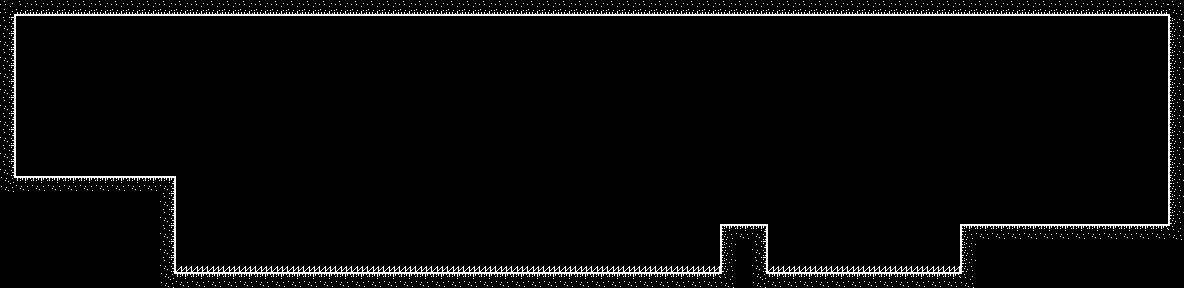

Tiled map render using the project's own tile images. Description and the whole map definition, tile-layer contents included, below:
An orthogonal 74x18 tile map with 16x16 px tiles, 1 tile layer ( ), 2 tilesets and 17 objects (2x RedBrick, 2x G, 2x R, NextStage, Start).

<map version="1.10" tiledversion="1.10.2" orientation="orthogonal" renderorder="right-down" width="74" height="18" tilewidth="16" tileheight="16" infinite="0" nextlayerid="8" nextobjectid="18">
 <tileset firstgid="1" source="amproject.tsx" />
 <tileset firstgid="50" source="dragonheart.tsx" />
 <objectgroup id="2" name="Grounds" locked="1">
  <object id="11" x="0" y="176" width="176" height="112" />
  <object id="12" x="160" y="272" width="816" height="8" />
  <object id="13" x="960" y="224" width="224" height="64" />
  <object id="14" x="1168" y="0" width="8" height="240" />
  <object id="15" x="0" y="8" width="1184" height="8" />
  <object id="16" x="8" y="0" width="8" height="192" />
  <object id="17" x="720" y="224" width="48" height="64" />
 </objectgroup>
 <objectgroup id="3" name="Objects" locked="1">
  <object id="8" name="NextStage" x="66.6667" y="162.667">
   <properties>
    <property name="class" value="scenePortal" />
    <property name="scene" value="LevelGreenZoneM3" />
   </properties>
   <point />
  </object>
 </objectgroup>
 <objectgroup id="7" name="OneWays" locked="1" />
 <objectgroup id="4" name="Bricks" locked="1">
  <object id="2" name="RedBrick" x="1024" y="128" width="48" height="96">
   <properties>
    <property name="color" value="red" />
   </properties>
  </object>
  <object id="3" name="RedBrick" x="832" y="224" width="32" height="48">
   <properties>
    <property name="color" value="red" />
   </properties>
  </object>
  <object id="4" name="G" x="608" y="224" width="48" height="48">
   <properties>
    <property name="color" value="green" />
   </properties>
  </object>
  <object id="5" name="G" x="384" y="224" width="48" height="48">
   <properties>
    <property name="color" value="green" />
   </properties>
  </object>
  <object id="6" name="R" x="256" y="208" width="48" height="64">
   <properties>
    <property name="color" value="red" />
   </properties>
  </object>
  <object id="7" name="R" x="496" y="224" width="48" height="48">
   <properties>
    <property name="color" value="red" />
   </properties>
  </object>
 </objectgroup>
 <objectgroup id="5" name="Spikes" locked="1">
  <object id="9" x="176" y="266.417" width="543.333" height="7.08333" />
  <object id="10" x="768" y="266" width="191.75" height="6.5" />
 </objectgroup>
 <objectgroup id="6" name="Start" locked="1">
  <object id="1" name="Start" x="1128" y="224">
   <point />
  </object>
 </objectgroup>
 <layer id="1" name=" " width="74" height="18" locked="1">
  <data encoding="csv">
1,30,30,30,30,30,30,30,30,30,30,30,30,30,30,30,30,30,30,30,30,30,30,30,30,30,30,30,30,30,30,30,30,30,30,30,30,30,30,30,30,30,30,30,30,30,30,30,30,30,30,30,30,30,30,30,30,30,30,30,30,30,30,30,30,30,30,30,30,30,30,30,30,2,
24,0,0,0,0,0,0,0,0,0,0,0,0,0,0,0,0,0,0,0,0,0,0,0,0,0,0,0,0,0,0,0,0,0,0,0,0,0,0,0,0,0,0,0,0,0,0,0,0,0,0,0,0,0,0,0,0,0,0,0,0,0,0,0,0,0,0,0,0,0,0,0,0,22,
24,0,0,0,0,0,0,0,0,0,0,0,0,0,0,0,0,0,0,0,0,0,0,0,0,0,0,0,0,0,0,0,0,0,0,0,0,0,0,0,0,0,0,0,0,0,0,0,0,0,0,0,0,0,0,0,0,0,0,0,0,0,0,0,0,0,0,0,0,0,0,0,0,22,
24,0,0,0,0,0,0,0,0,0,0,0,0,0,0,0,0,0,0,0,0,0,0,0,0,0,0,0,0,0,0,0,0,0,0,0,0,0,0,0,0,0,0,0,0,0,0,0,0,0,0,0,0,0,0,0,0,0,0,0,0,0,0,0,0,0,0,0,0,0,0,0,0,22,
24,0,0,0,0,0,0,0,0,0,0,0,0,0,0,0,0,0,0,0,0,0,0,0,0,0,0,0,0,0,0,0,0,0,0,0,0,0,0,0,0,0,0,0,0,0,0,0,0,0,0,0,0,0,0,0,0,0,0,0,0,0,0,0,0,0,0,0,0,0,0,0,0,22,
24,0,0,0,0,0,0,0,0,0,0,0,0,0,0,0,0,0,0,0,0,0,0,0,0,0,0,0,0,0,0,0,0,0,0,0,0,0,0,0,0,0,0,0,0,0,0,0,0,0,0,0,0,0,0,0,0,0,0,0,0,0,0,0,0,0,0,0,0,0,0,0,0,22,
24,0,0,0,0,0,0,0,0,0,0,0,0,0,0,0,0,0,0,0,0,0,0,0,0,0,0,0,0,0,0,0,0,0,0,0,0,0,0,0,0,0,0,0,0,0,0,0,0,0,0,0,0,0,0,0,0,0,0,0,0,0,0,0,0,0,0,0,0,0,0,0,0,22,
24,0,0,0,0,0,0,0,0,0,0,0,0,0,0,0,0,0,0,0,0,0,0,0,0,0,0,0,0,0,0,0,0,0,0,0,0,0,0,0,0,0,0,0,0,0,0,0,0,0,0,0,0,0,0,0,0,0,0,0,0,0,0,0,0,0,0,0,0,0,0,0,0,22,
24,0,0,0,0,0,0,0,0,0,0,0,0,0,0,0,0,0,0,0,0,0,0,0,0,0,0,0,0,0,0,0,0,0,0,0,0,0,0,0,0,0,0,0,0,0,0,0,0,0,0,0,0,0,0,0,0,0,0,0,0,0,0,0,0,0,0,0,0,0,0,0,0,22,
24,0,0,0,0,0,0,0,0,0,0,0,0,0,0,0,0,0,0,0,0,0,0,0,0,0,0,0,0,0,0,0,0,0,0,0,0,0,0,0,0,0,0,0,0,0,0,0,0,0,0,0,0,0,0,0,0,0,0,0,0,0,0,0,0,0,0,0,0,0,0,0,0,22,
24,0,0,0,0,0,0,0,0,0,0,0,0,0,0,0,0,0,0,0,0,0,0,0,0,0,0,0,0,0,0,0,0,0,0,0,0,0,0,0,0,0,0,0,0,0,0,0,0,0,0,0,0,0,0,0,0,0,0,0,0,0,0,0,0,0,0,0,0,0,0,0,0,22,
8,16,16,16,16,16,16,16,16,16,17,0,0,0,0,0,0,0,0,0,0,0,0,0,0,0,0,0,0,0,0,0,0,0,0,0,0,0,0,0,0,0,0,0,0,0,0,0,0,0,0,0,0,0,0,0,0,0,0,0,0,0,0,0,0,0,0,0,0,0,0,0,0,22,
7,7,7,7,7,7,7,7,7,7,24,0,0,0,0,0,0,0,0,0,0,0,0,0,0,0,0,0,0,0,0,0,0,0,0,0,0,0,0,0,0,0,0,0,0,0,0,0,0,0,0,0,0,0,0,0,0,0,0,0,0,0,0,0,0,0,0,0,0,0,0,0,0,22,
7,7,7,7,7,7,7,7,7,7,24,0,0,0,0,0,0,0,0,0,0,0,0,0,0,0,0,0,0,0,0,0,0,0,0,0,0,0,0,0,0,0,0,0,0,0,0,0,0,0,0,0,0,0,0,0,0,0,0,0,0,0,0,0,0,0,0,0,0,0,0,0,0,22,
7,7,7,7,7,7,7,7,7,7,24,0,0,0,0,0,0,0,0,0,0,0,0,0,0,0,0,0,0,0,0,0,0,0,0,0,0,0,0,0,0,0,0,0,0,15,16,17,0,0,0,0,0,0,0,0,0,0,0,0,15,16,16,16,16,16,16,16,16,16,16,16,16,9,
7,7,7,7,7,7,7,7,7,7,24,0,0,0,0,0,0,0,0,0,0,0,0,0,0,0,0,0,0,0,0,0,0,0,0,0,0,0,0,0,0,0,0,0,0,22,7,24,0,0,0,0,0,0,0,0,0,0,0,0,22,7,7,7,7,7,7,7,7,7,7,7,7,7,
7,7,7,7,7,7,7,7,7,7,24,48,48,48,48,48,48,48,48,48,48,48,48,48,48,48,48,48,48,48,48,48,48,48,48,48,48,48,48,48,48,48,48,48,48,22,7,24,48,48,48,48,48,48,48,48,48,48,48,48,22,7,7,7,7,7,7,7,7,7,7,7,7,7,
7,7,7,7,7,7,7,7,7,7,8,16,16,16,16,16,16,16,16,16,16,16,16,16,16,16,16,16,16,16,16,16,16,16,16,16,16,16,16,16,16,16,16,16,16,9,7,8,16,16,16,16,16,16,16,16,16,16,16,16,9,7,7,7,7,7,7,7,7,7,7,7,7,7
</data>
 </layer>
</map>
